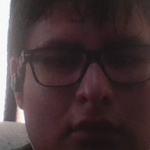
#> input picture MACHINE_LEARNING_SERVICE/Albert_Face_Recognition/data/Albert/rostro_0.jpg, 150 x 150 px, given in place of the camera
$ python Ml_Test_Rec_Videos.py
#> lines starting #> are read from the running program, lines starting #| are printed output that depends on the picture
import cv2
import os
import imutils

person_Name = 'Albert'
data_Path = 'D:/practicas de python/MLPrueba/data'
person_Path = data_Path + '/' + person_Name

if not os.path.exists(person_Path):
    print('Carpeta creada: ',person_Path)
    os.makedirs(person_Path)

#cap = cv2.VideoCapture('Documental_Big_Data.mp4')
cap = cv2.VideoCapture(0)
faceClassif = cv2.CascadeClassifier(cv2.data.haarcascades+'haarcascade_frontalface_default.xml')
count = 0

while True:
    ret, frame = cap.read()
#> frame is the input picture: shape (150, 150, 3); mean B, G, R 57.3, 55.2, 71.2
    if ret == False: break
    frame = imutils.resize(frame, width=640)
#> frame: shape (640, 640, 3)
    gray = cv2.cvtColor(frame, cv2.COLOR_BGR2GRAY)
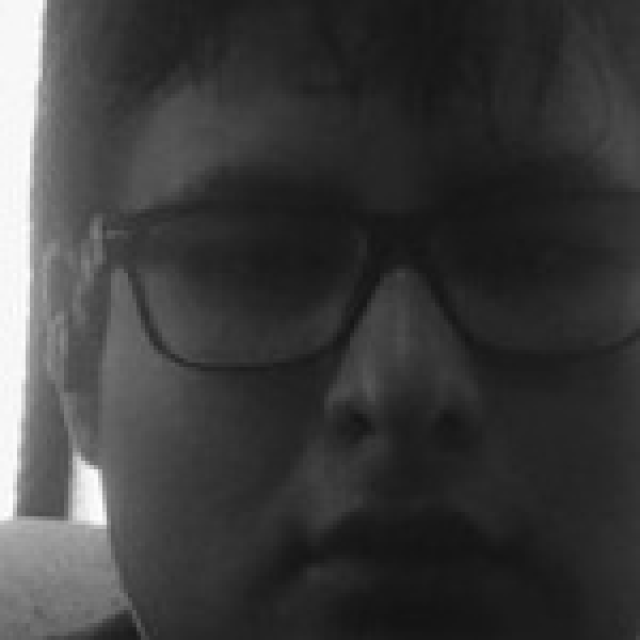
#> gray: shape (640, 640); min 19, max 254, mean 60.2
    aux_Frame = frame.copy()
    faces = faceClassif.detectMultiScale(gray, 1.3, 5)
#> faces = ()
    for(x, y, w, h) in faces:
        cv2.rectangle(frame, (x, y), (x+w, y+h), (0, 255, 0), 2)
        rostro = aux_Frame[y:y+h, x:x+w]
        rostro = cv2.resize(rostro, (150, 150), interpolation=cv2.INTER_CUBIC)
        cv2.imwrite(person_Path + '/rostro_{}.jpg'.format(count), rostro)
        count =count +1
#> this loop made 0 passes
#> after the loop, count = 0
    cv2.imshow('frame', frame)

    k = cv2.waitKey(1)
#> (key Esc is pressed here)
    if k == 27 or count >= 1000:
        break

$ run again, on MACHINE_LEARNING_SERVICE/Albert_Face_Recognition/data/Albert/rostro_1.jpg
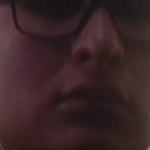
#> input picture MACHINE_LEARNING_SERVICE/Albert_Face_Recognition/data/Albert/rostro_1.jpg, 150 x 150 px, given in place of the camera
#> frame is the input picture: shape (150, 150, 3); mean B, G, R 37.8, 36.2, 56.4
#> frame: shape (640, 640, 3)
#> `gray = cv2.cvtColor(frame, cv2.COLOR_BGR2GRAY)`:
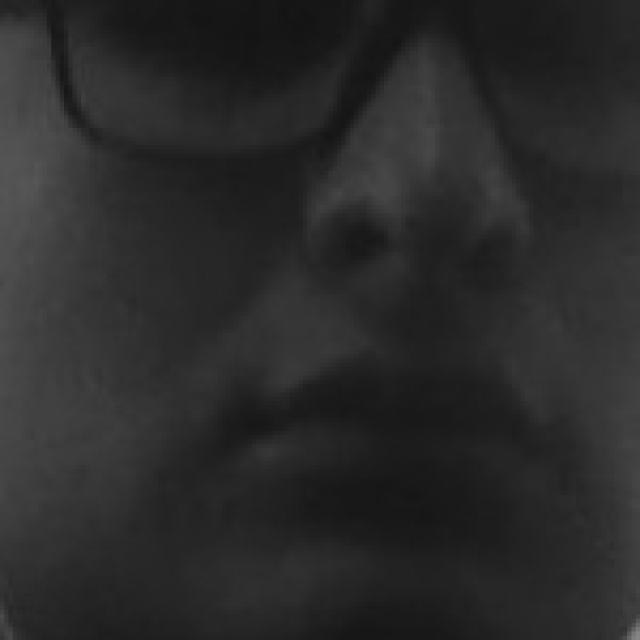
#> gray: shape (640, 640); min 20, max 133, mean 42.4
#> faces = ()
#> after the loop `for(x, y, w, h) in faces:`: count = 0

$ run again, on MACHINE_LEARNING_SERVICE/Albert_Face_Recognition/data/Albert/rostro_10.jpg
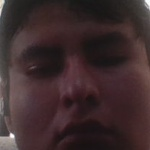
#> input picture MACHINE_LEARNING_SERVICE/Albert_Face_Recognition/data/Albert/rostro_10.jpg, 150 x 150 px, given in place of the camera
#> frame is the input picture: shape (150, 150, 3); mean B, G, R 45, 43.7, 61.1
#> frame: shape (640, 640, 3)
#> `gray = cv2.cvtColor(frame, cv2.COLOR_BGR2GRAY)`:
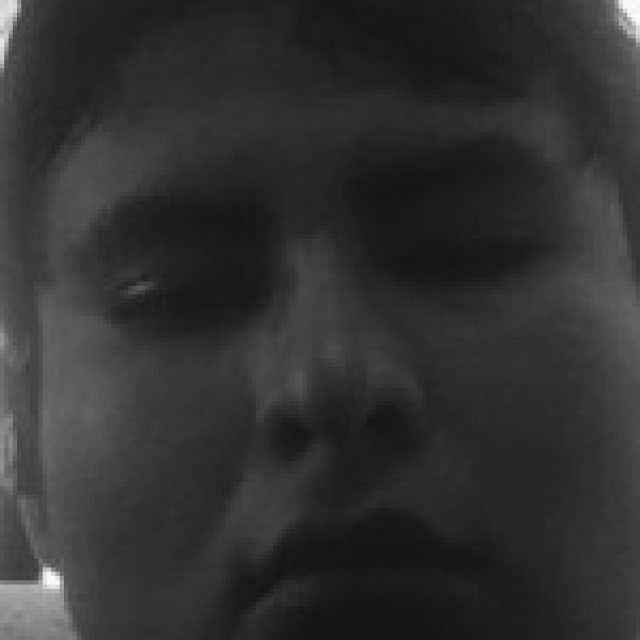
#> gray: shape (640, 640); min 19, max 252, mean 49.1
#> faces = ()
#> after the loop `for(x, y, w, h) in faces:`: count = 0
